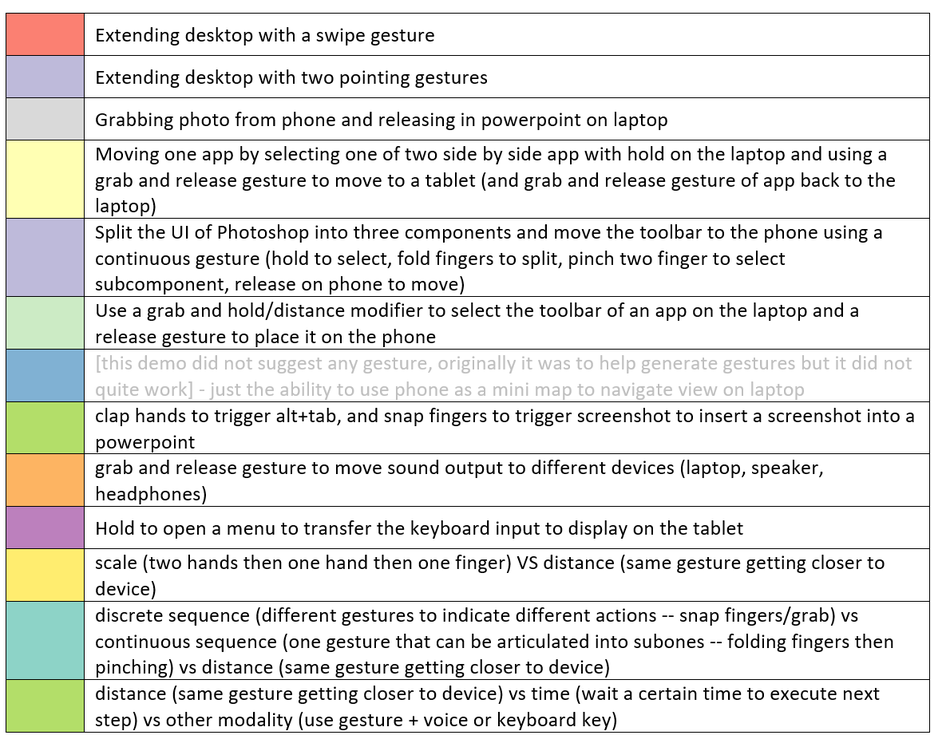
#> input picture visualization/Viz/legend.png, 950 x 743 px, shrunk from 1190 x 931 before the run; its folder holds only this picture in this run
$ python crop.py
#> lines starting #> are read from the running program, lines starting #| are printed output that depends on the picture
from PIL import Image
import os.path, sys

path = "Viz/"
dirs = os.listdir(path)

def crop():
    for item in dirs:
        fullpath = os.path.join(path,item)         #corrected
        if os.path.isfile(fullpath):
            im = Image.open(fullpath)
#> im is the input picture: PIL image 950x743 RGBA; mean R, G, B, A 229, 229.1, 226.5, 255
            f, e = os.path.splitext(fullpath)
            width, height = im.size
#> width = 950; height = 743
            # imCrop = im.crop((200, 200, width, height)) #corrected
            imCrop = im.crop((0, 0, 200, 200)) #corrected
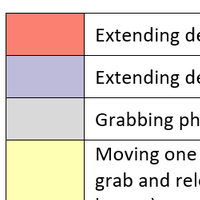
#> imCrop: PIL image 200x200 RGBA; mean R, G, B, A 226.5, 216.4, 209.2, 255

            imCrop = imCrop.convert("RGB")
#> imCrop: PIL image 200x200 RGB
            imCrop.save(f + 'Cropped.jpg', "JPEG", quality=100)

crop()
